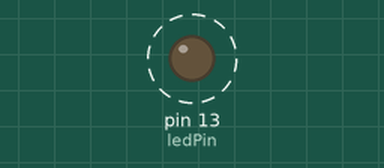
Simulated run of this sketch. Board: Arduino Uno, built with avr-gcc and run on an emulated ATmega328P. On the bench: output pins drawn as LEDs (lit = HIGH). Dashed ring = blinking. What the sketch prints to the serial monitor is not drawn.

Above: at 0.5 s.
Timing chart, 0 to 4.6 s (numbered marks = the images above):
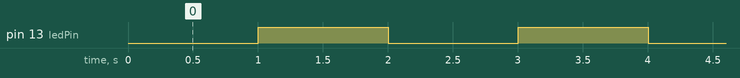

The sketch:

CH_17_04.ino
```cpp
const int ledPin =  LED_BUILTIN;    // LED 연결 핀
boolean ledState = LOW;     // LED 상태
unsigned long count = 0;      // loop 함수 실행 횟수

unsigned long time_previous = 0;    // LED를 반전시킨 시간
const long interval = 1000;   // LED 점멸 간격

void setup() {
  Serial.begin(9600);     // 시리얼 통신 초기화
  pinMode(ledPin, OUTPUT);    // LED 연결 핀을 출력으로 설정
}

void loop() {
  unsigned long time_current = millis();  // 현재까지의 실행 시간
  count++;            // loop 함수 실행 횟수 증가

  // LED를 반전시킨 이전 시간 이후 1초 이상 시간이 지난 경우
  if (time_current - time_previous >= interval) {
    time_previous = time_current; // LED를 마지막으로 반전시킨 시간

    Serial.print("1초 동안 loop 함수는 ");
    Serial.println(String(count) + "번 실행되었습니다.");
    count = 0;        // loop 함수 실행 횟수 초기화

    ledState = !ledState;     // LED 상태 반전
    digitalWrite(ledPin, ledState);   // LED 상태 출력
  }
}
```

Measured:
- by itself, pin 13 (ledPin): alternates HIGH for 1.0 s and LOW for 1.0 s
